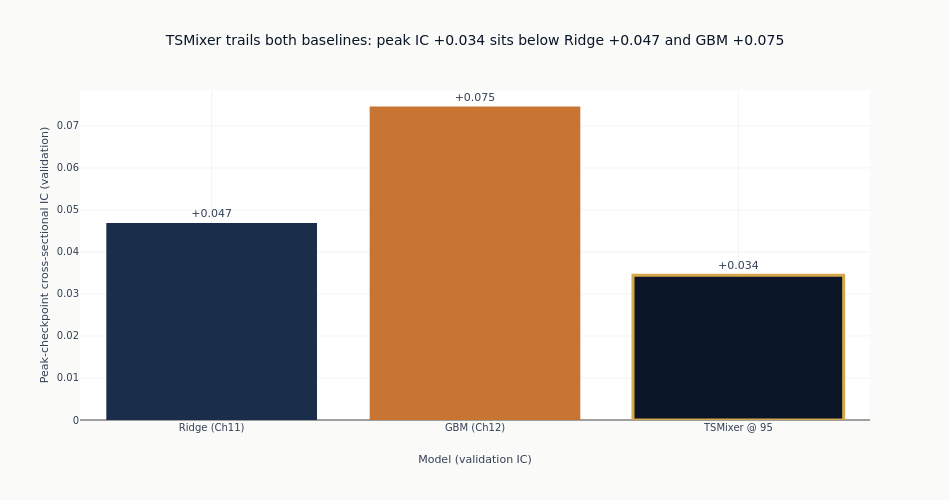

Write notebook code for a chart like this one.
### Markdown cell above
### TSMixer against the baselines

The bar chart places the peak TSMixer IC next to the Ridge (Ch11) and GBM
(Ch12) leaders on the same label and validation split. The title is computed
from the registered values so it remains aligned with a new data vintage.

### Code cell
# IC comparison - TSMixer vs the flat-feature baselines, TSMixer outlined.
_cmp_names = ["Ridge (Ch11)", "GBM (Ch12)", f"TSMixer @ {best_epoch}"]
_cmp_ics = [ridge_ic, gbm_ic, best_ic]
_colors = [COLORS["slate"], COLORS["copper"], COLORS["blue"]]
_line_w = [0, 0, 3]
fig_cmp = go.Figure(
    go.Bar(
        x=_cmp_names,
        y=_cmp_ics,
        marker=dict(color=_colors, line=dict(color=COLORS["amber"], width=_line_w)),
        text=[f"{v:+.3f}" for v in _cmp_ics],
        textposition="outside",
        cliponaxis=False,
        showlegend=False,
    )
)
if best_ic < min(ridge_ic, gbm_ic):
    _cmp_title = (
        f"TSMixer trails both baselines: peak IC {best_ic:+.3f} sits below "
        f"Ridge {ridge_ic:+.3f} and GBM {gbm_ic:+.3f}"
    )
elif best_ic > max(ridge_ic, gbm_ic):
    _cmp_title = (
        f"TSMixer leads both baselines: peak IC {best_ic:+.3f} exceeds "
        f"Ridge {ridge_ic:+.3f} and GBM {gbm_ic:+.3f}"
    )
else:
    _cmp_title = (
        f"TSMixer sits between the baselines: peak IC {best_ic:+.3f}, "
        f"Ridge {ridge_ic:+.3f}, GBM {gbm_ic:+.3f}"
    )
fig_cmp.update_layout(
    title=_cmp_title,
    height=500,
    width=950,
    margin=dict(t=90),
)
fig_cmp.update_xaxes(title_text="Model (validation IC)")
fig_cmp.update_yaxes(title_text="Peak-checkpoint cross-sectional IC (validation)")
fig_cmp.show()

### Figure 1 — Plotly figure (JSON) as saved in the notebook; plotly's stock layout.template omitted (floating-point values rounded to 4 significant figures)
{"data": [{"cliponaxis": false, "marker": {"color": ["#1a2d4a", "#C87533", "#0a1628"], "line": {"color": "#D4A84B", "width": [0, 0, 3]}}, "showlegend": false, "text": ["+0.047", "+0.075", "+0.034"], "textposition": "outside", "type": "bar", "x": ["Ridge (Ch11)", "GBM (Ch12)", "TSMixer @ 95"], "y": [0.04692, 0.07463, 0.03443]}], "layout": {"height": 500, "margin": {"t": 90}, "title": {"text": "TSMixer trails both baselines: peak IC +0.034 sits below Ridge +0.047 and GBM +0.075"}, "width": 950, "xaxis": {"title": {"text": "Model (validation IC)"}}, "yaxis": {"title": {"text": "Peak-checkpoint cross-sectional IC (validation)"}}}}
